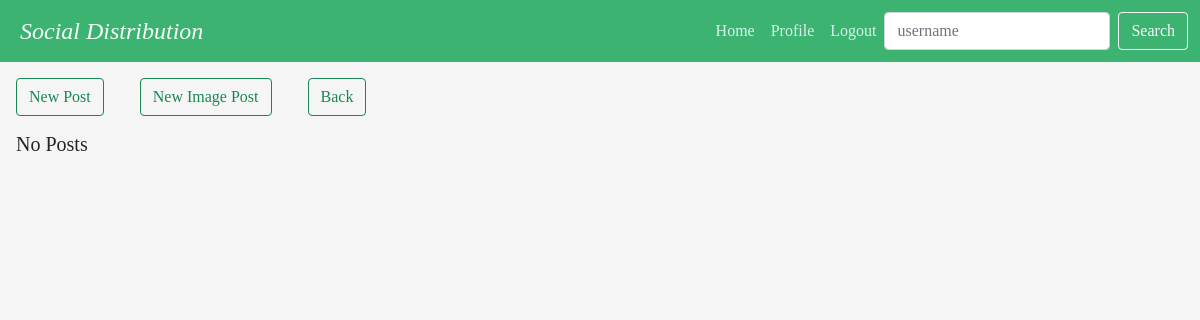
/author/bfbbd7be85fe4595b64f16494222408d/view_posts (signed in), run on an earlier commit of the app's database.
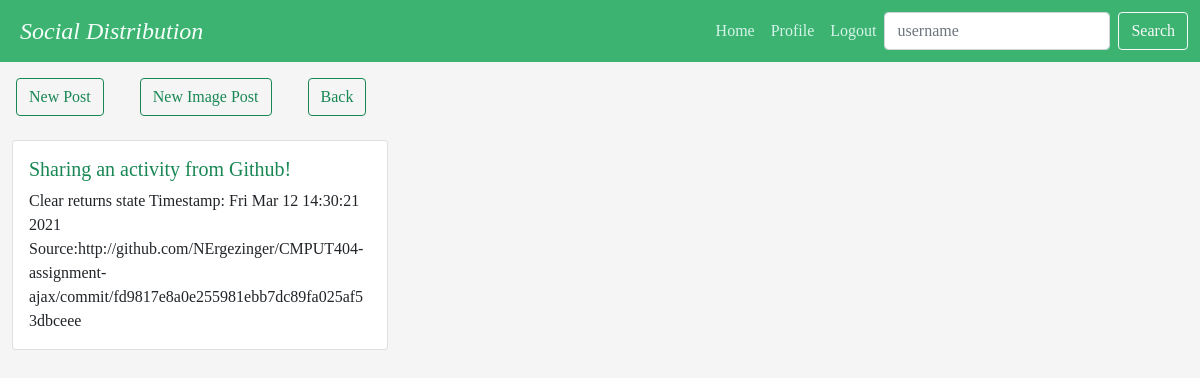
And on a later commit of the database.
### Profile/models.py (models this page shows, shortened)
class Post(models.Model):
    title = models.CharField(max_length=200)
    id = models.UUIDField(primary_key=True, default=uuid.uuid4, editable=False)
    url = models.CharField(max_length=200, blank=True)
    source = models.CharField(max_length=200, blank=True)
    origin = models.CharField(max_length=200, blank=True)
    description = models.TextField(blank=True)
    class ContentType(models.TextChoices):
        MARKDOWN = 'text/markdown' # common mark
        PLAIN = 'text/plain' # UTF-8
        BASE64 = 'application/base64'
        PNG = 'image/png' # embedded png
        JPEG = 'image/jpeg' # embedded jpeg
    content_type = models.CharField(
        max_length=40,
        choices = ContentType.choices,
        default=ContentType.PLAIN
    )
    content = models.TextField(blank=True)
    author = models.ForeignKey(Author, on_delete=models.CASCADE, null=True, related_name="posts")
    categories = models.ManyToManyField('PostCategory', blank=True)
    comments_count = models.IntegerField(default=0)
    comments_page_size = models.IntegerField(default=50)
    comments_first_page = models.CharField(max_length=200, null=True) # URL to first page of comments for this post
    comments = models.ManyToManyField('Comment', blank=True)
    timestamp = models.DateTimeField(default=timezone.now)
    likes_count = models.IntegerField(default=0)
    class Visibility(models.TextChoices):
        PUBLIC = 'PUBLIC'
        FRIENDS = 'FRIENDS'
    visibility = models.CharField(
        max_length=10,
        choices=Visibility.choices,
        default=Visibility.PUBLIC
    )
    unlisted = models.BooleanField(default=False) # used for images so that they don't show up in timelines
    @property
    def type(self):
        return 'post'
    def content_html(self):
        if self.content_type == Post.ContentType.PLAIN:
            return self.content
        elif self.content_type == Post.ContentType.MARKDOWN:
            return commonmark.commonmark(self.content)
        elif self.content_type == Post.ContentType.JPEG or self.content_type == Post.ContentType.PNG:
            return '<img src="' + reverse('Profile:view_post', kwargs={'author_id':self.author.id, 'post_id':self.id}) + '">'

### Profile/views.py (the view)
# urls.py: path('author/<str:author_id>/view_posts', Profile_views.view_posts, name='view_posts'), # recent posts by author
def view_posts(request, author_id):
	author = Author.objects.get(id=author_id)
	posts = author.posts.all()
	if author.id != request.user.author.id: # Only show unlisted posts if viewed by the owner
		posts.filter(unlisted=False)
	return render(request, 'profile/posts.html', {'posts':posts, 'author':author})

### Profile/templates/profile/posts.html
{% extends 'base.html' %}
{% block content %}
    <a href="/author/new_post" class="btn btn-outline-success post-button" role="button">New Post</a>
    <a href="/author/new_image_post" class="btn btn-outline-success post-button" role="button">New Image Post</a>
    <a href="/" class="btn btn-outline-success post-button" role="button">Back</a>
    {% if posts %}
        <div class="row row-cols-1 row-cols-md-3 g-4">
            {% for post in posts %}
                <div class="col">
                    <div class="card h-100">
                        <div class="card-body">
                            <h5 class="card-title"><a href="/author/{{author.id}}/view_post/{{post.id}}">{{post.title}}</a></h5>
                            <p class="card-text">{{post.content_html | safe}}</p>
                        </div>
                    </div>
                </div>
            {% endfor %}
        </div>
    {% else %}
        <p class="no-post h5">No Posts<p>
    {% endif %}
{% endblock %}

What changed in the data, as far as the page shows it:
added Post: title "Sharing an activity from Github!", content_html "Clear returns state Timestamp: Fri Mar 12 14:30:21 2021 Source:http://github.com/NErgezinger/CMPUT404-assignment-ajax/commit/fd9817e8a0e255981ebb7dc89fa025af53dbceee"
Also different on the page:
text no longer shown: "No Posts"
